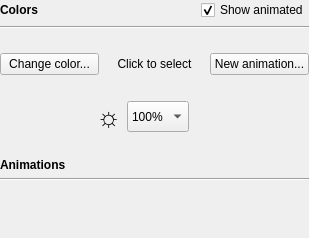
<?xml version="1.0" encoding="UTF-8"?>
<ui version="4.0">
 <class>KbLightWidget</class>
 <widget class="QWidget" name="KbLightWidget">
  <property name="geometry">
   <rect>
    <x>0</x>
    <y>0</y>
    <width>309</width>
    <height>238</height>
   </rect>
  </property>
  <property name="focusPolicy">
   <enum>Qt::ClickFocus</enum>
  </property>
  <property name="windowTitle">
   <string>Form</string>
  </property>
  <layout class="QVBoxLayout" name="verticalLayout">
   <property name="leftMargin">
    <number>0</number>
   </property>
   <property name="topMargin">
    <number>0</number>
   </property>
   <property name="rightMargin">
    <number>0</number>
   </property>
   <item>
    <layout class="QHBoxLayout" name="horizontalLayout_3">
     <item>
      <widget class="QLabel" name="label_3">
       <property name="sizePolicy">
        <sizepolicy hsizetype="Expanding" vsizetype="Preferred">
         <horstretch>0</horstretch>
         <verstretch>0</verstretch>
        </sizepolicy>
       </property>
       <property name="font">
        <font>
         <weight>75</weight>
         <bold>true</bold>
        </font>
       </property>
       <property name="text">
        <string>Colors</string>
       </property>
      </widget>
     </item>
     <item>
      <widget class="QCheckBox" name="showAnimBox">
       <property name="toolTip">
        <string>If enabled, the same colors will be displayed here as on the keyboard. If disabled, the base colors will be shown.</string>
       </property>
       <property name="text">
        <string>Show animated</string>
       </property>
       <property name="checked">
        <bool>true</bool>
       </property>
      </widget>
     </item>
    </layout>
   </item>
   <item>
    <widget class="Line" name="line_2">
     <property name="orientation">
      <enum>Qt::Horizontal</enum>
     </property>
    </widget>
   </item>
   <item>
    <layout class="QHBoxLayout" name="horizontalLayout_2">
     <property name="sizeConstraint">
      <enum>QLayout::SetDefaultConstraint</enum>
     </property>
     <item>
      <layout class="QGridLayout" name="gridLayout">
       <item row="0" column="0" colspan="3">
        <widget class="KeyWidget" name="keyWidget" native="true">
         <property name="sizePolicy">
          <sizepolicy hsizetype="Expanding" vsizetype="Expanding">
           <horstretch>0</horstretch>
           <verstretch>0</verstretch>
          </sizepolicy>
         </property>
         <property name="minimumSize">
          <size>
           <width>0</width>
           <height>0</height>
          </size>
         </property>
         <property name="focusPolicy">
          <enum>Qt::ClickFocus</enum>
         </property>
        </widget>
       </item>
       <item row="1" column="0" colspan="3">
        <layout class="QHBoxLayout" name="horizontalLayout">
         <item>
          <widget class="ColorButton" name="bgButton">
           <property name="sizePolicy">
            <sizepolicy hsizetype="Expanding" vsizetype="Fixed">
             <horstretch>0</horstretch>
             <verstretch>0</verstretch>
            </sizepolicy>
           </property>
           <property name="text">
            <string>Change color...</string>
           </property>
          </widget>
         </item>
         <item>
          <widget class="QLabel" name="selLabel">
           <property name="sizePolicy">
            <sizepolicy hsizetype="Expanding" vsizetype="Fixed">
             <horstretch>0</horstretch>
             <verstretch>0</verstretch>
            </sizepolicy>
           </property>
           <property name="text">
            <string>Click to select</string>
           </property>
           <property name="alignment">
            <set>Qt::AlignCenter</set>
           </property>
          </widget>
         </item>
         <item>
          <widget class="QPushButton" name="animButton">
           <property name="sizePolicy">
            <sizepolicy hsizetype="Expanding" vsizetype="Fixed">
             <horstretch>0</horstretch>
             <verstretch>0</verstretch>
            </sizepolicy>
           </property>
           <property name="text">
            <string>New animation...</string>
           </property>
          </widget>
         </item>
        </layout>
       </item>
      </layout>
     </item>
    </layout>
   </item>
   <item>
    <spacer name="verticalSpacer_2">
     <property name="orientation">
      <enum>Qt::Vertical</enum>
     </property>
     <property name="sizeType">
      <enum>QSizePolicy::Minimum</enum>
     </property>
     <property name="sizeHint" stdset="0">
      <size>
       <width>0</width>
       <height>20</height>
      </size>
     </property>
    </spacer>
   </item>
   <item>
    <layout class="QGridLayout" name="gridLayout_2">
     <item row="1" column="3">
      <widget class="QComboBox" name="brightnessBox">
       <property name="sizePolicy">
        <sizepolicy hsizetype="Minimum" vsizetype="Minimum">
         <horstretch>0</horstretch>
         <verstretch>0</verstretch>
        </sizepolicy>
       </property>
       <item>
        <property name="text">
         <string>100%</string>
        </property>
       </item>
       <item>
        <property name="text">
         <string>67%</string>
        </property>
       </item>
       <item>
        <property name="text">
         <string>33%</string>
        </property>
       </item>
       <item>
        <property name="text">
         <string>Off</string>
        </property>
       </item>
      </widget>
     </item>
     <item row="1" column="2">
      <widget class="QLabel" name="label">
       <property name="sizePolicy">
        <sizepolicy hsizetype="Minimum" vsizetype="Minimum">
         <horstretch>0</horstretch>
         <verstretch>0</verstretch>
        </sizepolicy>
       </property>
       <property name="font">
        <font>
         <pointsize>20</pointsize>
        </font>
       </property>
       <property name="text">
        <string>☼</string>
       </property>
       <property name="alignment">
        <set>Qt::AlignRight|Qt::AlignTrailing|Qt::AlignVCenter</set>
       </property>
      </widget>
     </item>
     <item row="0" column="4">
      <spacer name="horizontalSpacer_3">
       <property name="orientation">
        <enum>Qt::Horizontal</enum>
       </property>
       <property name="sizeHint" stdset="0">
        <size>
         <width>0</width>
         <height>0</height>
        </size>
       </property>
      </spacer>
     </item>
     <item row="0" column="2">
      <spacer name="horizontalSpacer_4">
       <property name="orientation">
        <enum>Qt::Horizontal</enum>
       </property>
       <property name="sizeType">
        <enum>QSizePolicy::Expanding</enum>
       </property>
       <property name="sizeHint" stdset="0">
        <size>
         <width>0</width>
         <height>0</height>
        </size>
       </property>
      </spacer>
     </item>
    </layout>
   </item>
   <item>
    <spacer name="verticalSpacer_3">
     <property name="orientation">
      <enum>Qt::Vertical</enum>
     </property>
     <property name="sizeType">
      <enum>QSizePolicy::Fixed</enum>
     </property>
     <property name="sizeHint" stdset="0">
      <size>
       <width>0</width>
       <height>20</height>
      </size>
     </property>
    </spacer>
   </item>
   <item>
    <widget class="QLabel" name="label_2">
     <property name="sizePolicy">
      <sizepolicy hsizetype="Expanding" vsizetype="Minimum">
       <horstretch>0</horstretch>
       <verstretch>0</verstretch>
      </sizepolicy>
     </property>
     <property name="font">
      <font>
       <weight>75</weight>
       <bold>true</bold>
      </font>
     </property>
     <property name="text">
      <string>Animations</string>
     </property>
    </widget>
   </item>
   <item>
    <widget class="Line" name="line">
     <property name="orientation">
      <enum>Qt::Horizontal</enum>
     </property>
    </widget>
   </item>
   <item>
    <widget class="QWidget" name="widget" native="true">
     <property name="sizePolicy">
      <sizepolicy hsizetype="Expanding" vsizetype="Expanding">
       <horstretch>0</horstretch>
       <verstretch>0</verstretch>
      </sizepolicy>
     </property>
     <layout class="QGridLayout" name="gridLayout_4">
      <property name="topMargin">
       <number>0</number>
      </property>
      <property name="bottomMargin">
       <number>0</number>
      </property>
      <item row="0" column="0">
       <widget class="KbAnimWidget" name="animWidget" native="true">
        <property name="sizePolicy">
         <sizepolicy hsizetype="MinimumExpanding" vsizetype="MinimumExpanding">
          <horstretch>0</horstretch>
          <verstretch>0</verstretch>
         </sizepolicy>
        </property>
       </widget>
      </item>
     </layout>
    </widget>
   </item>
  </layout>
 </widget>
 <customwidgets>
  <customwidget>
   <class>KeyWidget</class>
   <extends>QWidget</extends>
   <header>keywidget.h</header>
   <container>1</container>
  </customwidget>
  <customwidget>
   <class>ColorButton</class>
   <extends>QPushButton</extends>
   <header>colorbutton.h</header>
  </customwidget>
  <customwidget>
   <class>KbAnimWidget</class>
   <extends>QWidget</extends>
   <header>kbanimwidget.h</header>
   <container>1</container>
  </customwidget>
 </customwidgets>
 <resources/>
 <connections/>
</ui>
